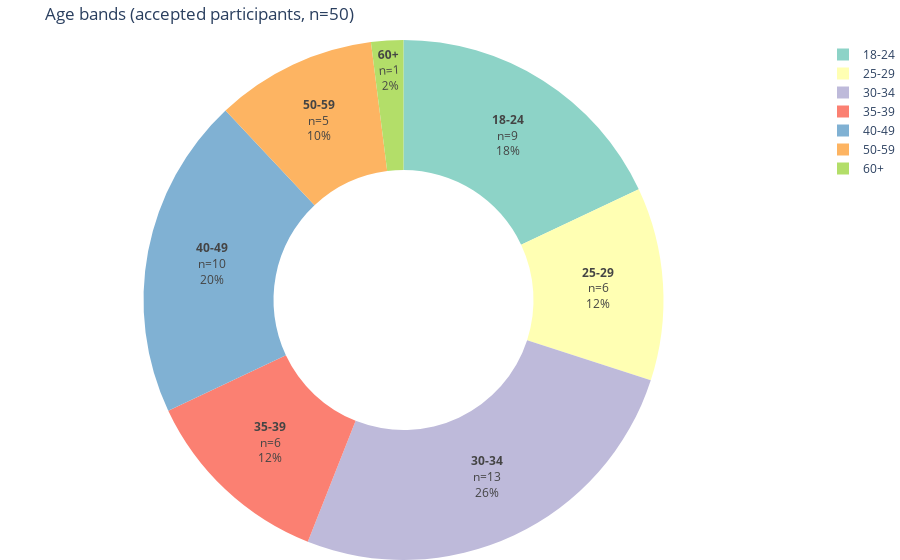

Here is the notebook cell this chart was saved with:
### Code cell
age_bins = pd.cut(
    accepted["Age"],
    bins=[18, 25, 30, 35, 40, 50, 60, 120],
    labels=["18-24", "25-29", "30-34", "35-39", "40-49", "50-59", "60+"],
    right=False,
)

# enforce logical ascending order for plotting
age_order = ["18-24", "25-29", "30-34", "35-39", "40-49", "50-59", "60+"]
age_counts = (
    age_bins.value_counts(sort=False)
    .reindex(age_order, fill_value=0)
    .reset_index()
)
age_counts.columns = ["Age band", "count"]

age_fig = px.pie(
    age_counts,
    names="Age band",
    values="count",
    hole=0.5,
    title=f"Age bands (accepted participants, n={total_participants})",
    color_discrete_sequence=px.colors.qualitative.Set3,
    category_orders={"Age band": age_order},
)
age_fig.update_traces(
    texttemplate="<b>%{label}</b><br>n=%{value}<br>%{percent}",
    # textposition="inside",
    hovertemplate="%{label}: %{value} participants",
)

# remove fig padding
age_fig.update_layout(margin=dict(l=0, r=0, t=40, b=0))

# Save fig to plots
age_fig.write_image("plots/demographics_age_pie.png", width=1200, height=400, scale=3)

# show fig
age_fig

### Figure 1 — Plotly figure (JSON) as saved in the notebook; plotly's stock layout.template omitted (floating-point values rounded to 4 significant figures)
{"data": [{"direction": "clockwise", "domain": {"x": [0, 1], "y": [0, 1]}, "hole": 0.5, "hovertemplate": "%{label}: %{value} participants", "labels": ["18-24", "25-29", "30-34", "35-39", "40-49", "50-59", "60+"], "legendgroup": "", "name": "", "showlegend": true, "sort": false, "texttemplate": "<b>%{label}</b><br>n=%{value}<br>%{percent}", "type": "pie", "values": [9, 6, 13, 6, 10, 5, 1]}], "layout": {"legend": {"tracegroupgap": 0}, "margin": {"b": 0, "l": 0, "r": 0, "t": 40}, "piecolorway": ["rgb(141,211,199)", "rgb(255,255,179)", "rgb(190,186,218)", "rgb(251,128,114)", "rgb(128,177,211)", "rgb(253,180,98)", "rgb(179,222,105)", "rgb(252,205,229)", "rgb(217,217,217)", "rgb(188,128,189)", "rgb(204,235,197)", "rgb(255,237,111)"], "title": {"text": "Age bands (accepted participants, n=50)"}}}
